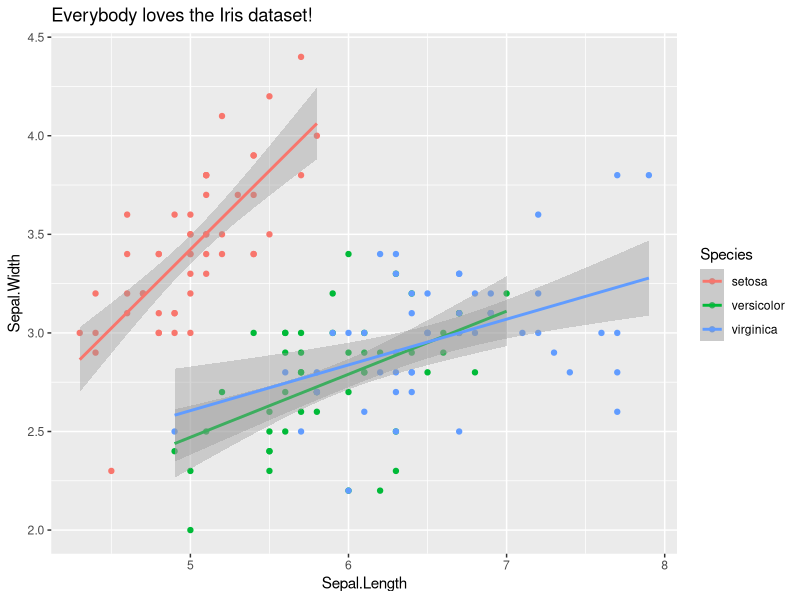

Reproduce this figure in R.
## ---- chunk 1
library(tidyverse)
data(iris)
ggplot(iris, aes(x = Sepal.Length, y = Sepal.Width, color = Species)) + geom_point() + geom_smooth(method = "lm") + ggtitle("Everybody loves the Iris dataset!")
